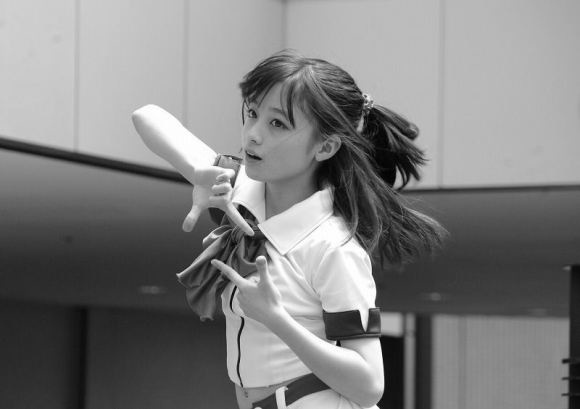
#> input picture Lab1 opencv test/hw2 - histogram equalization/codes/GrayImg.jpg, 580 x 409 px
$ python EqualHist.py
#> lines starting #> are read from the running program, lines starting #| are printed output that depends on the picture
import cv2
import numpy as np
import matplotlib.pyplot as plt


def Img_Hist(img):
    '''
    计算图像的直方图
    输入：灰度图像
    输出：以一维向量保存的直方图数据
    '''
    hist = np.zeros(256, dtype=int)  # 初始化直方图数据

    # 统计直方图数据
    for i in range(img.shape[0]):
        for j in range(img.shape[1]):
            k = img[i][j]
            hist[k] += 1

    return hist


def Equal_Hist(hist, img):
    '''
    直方图均衡处理
    输入：原始图像直方图数据，原始图像
    输出：处理后图像
    '''
    Tr = Cal_Tr(hist, img)  # 计算Tr

    # [6 lines of commented-out code are left out]

    new_img = np.zeros(shape=(img.shape[0], img.shape[1]), dtype=np.uint8)

    # 对原图像进行映射
    for k in range(img.shape[0]):
        for l in range(img.shape[1]):
            new_img[k][l] = Tr[img[k][l]]

    return new_img


def Cal_Tr(hist, img):
    '''
    计算Tr
    输入：原始图像直方图数据，原始图像
    输出：Tr一维数组
    '''
    Pr = np.zeros(256, dtype=float)  # 初始化频率分布
    N = img.shape[0]*img.shape[1]
    for i in range(256):
        Pr[i] = hist[i]/N  # 统计频率

    # 计算Tr
    Tr = np.zeros(256, dtype=float)  # 初始化Tr
    temp = 0
    for m in range(256):
        temp += 255*Pr[m]
        Tr[m] = np.uint8(round(temp))

    return Tr


if __name__ == '__main__':

    # 读取原始图像
    img = cv2.imread('./GrayImg.jpg', cv2.IMREAD_GRAYSCALE)
#> img is the input picture: shape (409, 580); min 0, max 255, mean 127.1

    # 计算原图的直方图
    origin_hist = Img_Hist(img)
#> after the loop in Img_Hist, `for i in range(img.shape[0]):`: hist = 256 values, max 6257 at index 184, min 6 at index 0, mean 926.6
#> origin_hist has the same summary as hist in Img_Hist

    # 直方图均衡化
    new_img = Equal_Hist(origin_hist, img)
#> after the loop in Cal_Tr, `for i in range(256):`: Pr = 256 values, max 0.0264 at index 184, min 2.53e-05 at index 0, mean 0.00391
#> the loop in Cal_Tr, `for m in range(256):` made 256 passes
#> temp on passes 1 to 3: 0.00645, 0.0129, 0.0215
#> after the loop in Cal_Tr, `for m in range(256):`: Tr = 256 values from 0 to 255; temp = 255
#> in Equal_Hist, `Tr = Cal_Tr(hist, img)`: Tr = 256 values from 0 to 255
#> after the loop in Equal_Hist, `for k in range(img.shape[0]):`:
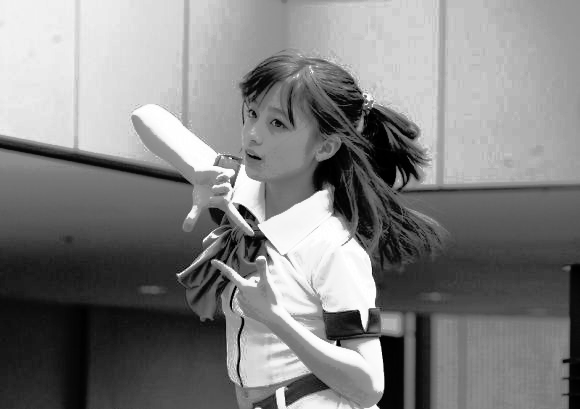
#> new_img: shape (409, 580); min 0, max 255, mean 128.5

    # 计算处理后图像的直方图
    new_hist = Img_Hist(new_img)
#> new_hist = 256 values, max 6257 at index 191, min 0 at index 16, mean 926.6

    # cv2.imshow('origin_image',img)
    # cv2.imshow('new_image',new_img)
    cv2.imwrite('new_image.jpg', new_img)

    plt.figure(1)

    plt.subplot(121), plt.imshow(img, cmap=plt.cm.gray), plt.title(
        'origin_image', fontdict={'weight': 'normal', 'size': 20}), plt.axis('off')  # 坐标轴关闭
    plt.subplot(122), plt.imshow(new_img, cmap=plt.cm.gray), plt.title(
        'new_image', fontdict={'weight': 'normal', 'size': 20}), plt.axis('off')  # 坐标轴关闭

    # 绘制灰度直方图
    plt.figure(2)
    plt.subplot(1, 2, 1)
    plt.plot(np.arange(256), origin_hist, 'r', linewidth=1.5, c='black')
    plt.tick_params(labelsize=15)
    plt.title("Origin", fontdict={'weight': 'normal', 'size': 20})
    plt.xlabel("Histogram", fontdict={'weight': 'normal', 'size': 15})
    plt.ylabel("Number of Pixels", fontdict={'weight': 'normal', 'size': 15})

    plt.subplot(1, 2, 2)
    plt.plot(np.arange(256), new_hist, 'r', linewidth=1.5, c='black')
    plt.tick_params(labelsize=15)
    plt.title("New", fontdict={'weight': 'normal', 'size': 20})
    plt.xlabel("Histogram", fontdict={'weight': 'normal', 'size': 15})
    plt.ylabel("Number of Pixels", fontdict={'weight': 'normal', 'size': 15})

    plt.show()
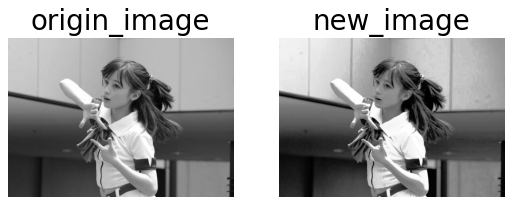
#> figure drawn by matplotlib, 2 panels
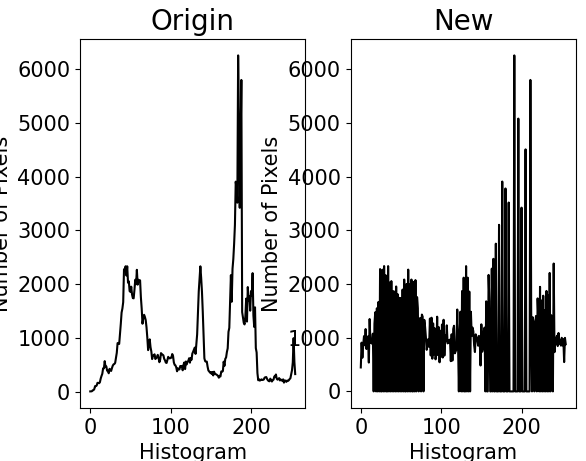
#> figure drawn by matplotlib, 2 panels; panel 1: curve peaks at x = 184, y = 6257; panel 2: curve peaks at x = 191, y = 6257

    print('Equalization has done.')

    K = cv2.waitKey(0)
#> (key Esc is pressed here)
